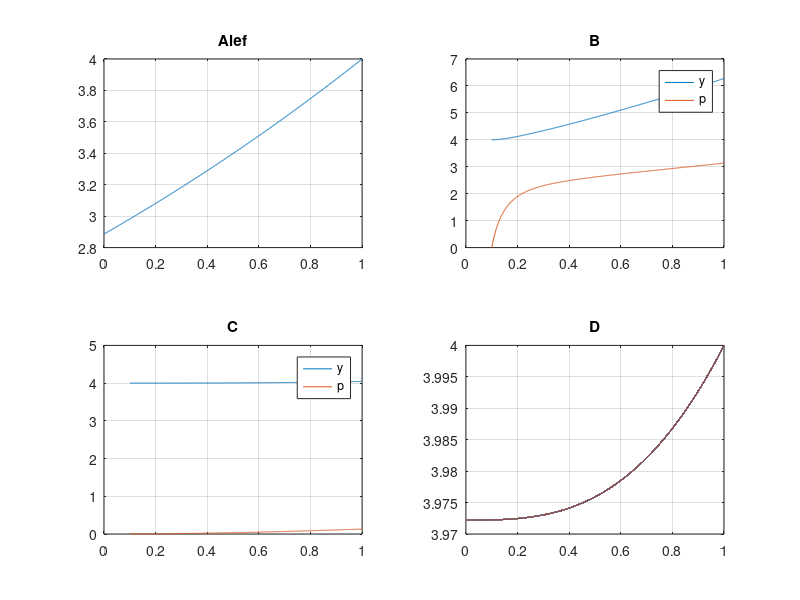

Reproduce this figure in MATLAB.
clc; clear; close all

%% Alef
L = 1; landa = 1; b = 4;
dx = 0.001; x = 0:dx:L; n = length(x);
A = zeros(n); B = zeros(n,1);

for i = 2:n - 1
    A(i,i-1) = x(i)^2;
    A(i,i) = -(2*x(i)*dx+2*x(i)^2+landa^2*dx^2*x(i));
    A(i,i+1) = (2*x(i)*dx+x(i)^2);
    B(i) = -landa^2*x(i)*dx^2;
end

A(1,1) = -1; A(1,2) = 1; B(1) = 0;
A(n,n)= 1 ; B(n) = b;
y = A\B;
subplot(2,2,1)
plot(x,y); grid
title("Alef")
%% B
f = @(x,y) [y(2)
            -2/x*y(2)+landa^2*y(1)/x+landa^2/x];
x_start = 0.1;
x_end   = L;
dx = 0.001;
x = x_start:dx:x_end;
y = zeros(2,length(x));  y(1,1) = b; y(2,1) = 0;
i = 1;
while i < length(x)
    k1 = f(x(i),y(:,i));
    k2 = f(x(i) + dx/2, y(:,i) + k1*dx/2);
    k3 = f(x(i) + dx/2, y(:,i) + k2*dx/2);
    k4 = f(x(i) + dx  , y(:,i) + k3*dx  );
    y(:,i+1)  = y(:,i) + dx/6 * ( k1 + 2*k2 + 2*k3 + k4);
    i = i + 1;
end
subplot(2,2,2)
plot(x,y(1,:),x,y(2,:));grid
legend("y","p")
title("B")

%% C
f = @(x,y) [y(2)
            -2/y(1)*y(2)+landa^2*x/y(1)+landa^2*x/y(1)^2];
x_start = 0.1;
x_end   = L;
dx = 0.001;
x = x_start:dx:x_end;
y = zeros(2,length(x));  y(1,1) = b; y(2,1) = 0;
i = 1;
while i < length(x)
    k1 = f(x(i),y(:,i));
    k2 = f(x(i) + dx/2, y(:,i) + k1*dx/2);
    k3 = f(x(i) + dx/2, y(:,i) + k2*dx/2);
    k4 = f(x(i) + dx  , y(:,i) + k3*dx  );
    y(:,i+1)  = y(:,i) + dx/6 * ( k1 + 2*k2 + 2*k3 + k4);
    i = i + 1;
end
subplot(2,2,3)
plot(x,y(1,:),x,y(2,:));grid
legend("y","p")
title("C")

%% D
L = 1; landa = 1; b = 4;
dx = 0.001; x = 0:dx:L; n = length(x); 
j = zeros(n,n); B = zeros(n,1);
y = ones(1,length(x)); err = 1;
while err > 1e-4 % newton-rafson loop
    for i = 2:n - 1  % calculating coefficients
        j(i,i-1) = y(i)^2;
        j(i,i)   = 2*y(i+1)*dx-4*y(i)*dx+2*y(i)*y(i+1)-6*y(i)^2+2*y(i)*y(i-1)-landa^2*x(i)*dx^2;
        j(i,i+1) = 2*y(i)*dx+y(i)^2;
        B(i)     = -(2*y(i)*y(i+1)*dx-2*y(i)^2*dx+y(i)^2*y(i+1)-2*y(i)^3+y(i)^2*y(i-1)-landa^2*x(i)*y(i)*dx^2+landa^2*x(i)*dx^2);
    end
    j(1,1) = -1; j(1,2) = 1; B(1) = -(y(2) - y(1));
    j(n,n)= 1; B(n) = b-y(n);
    dy = j\B;
    err = max(abs(dy));
    y = y + dy;
end
subplot(2,2,4)
plot(x,y); grid
title("D")